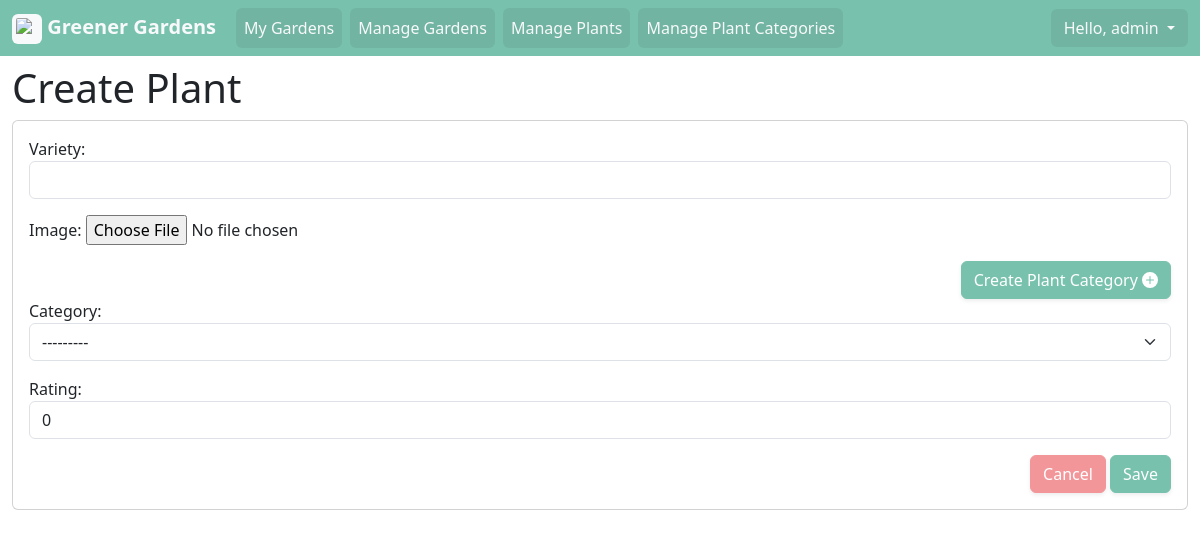
The page /users/admin/plants/1/ (signed in) on the database as committed earlier.
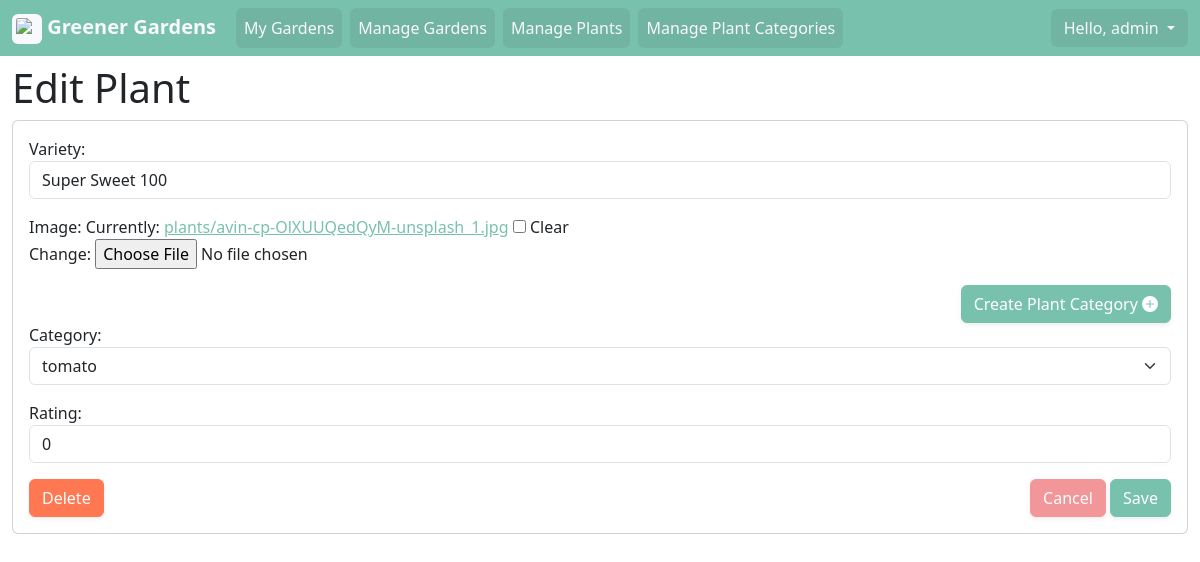
The same page on the database as committed later.
### gardens/models.py (models this page shows, shortened)
class Plant(models.Model):
    variety = models.CharField(max_length=64)
    user = models.ForeignKey(settings.AUTH_USER_MODEL, on_delete=models.CASCADE) # Store the users info
    image = models.ImageField(upload_to="plants/", blank=True, null=True) #Allow no image
    category = models.ForeignKey(Plant_Category, on_delete=models.DO_NOTHING, null=True, blank=True)
    rating = models.SmallIntegerField(default=0, blank=True)

### gardens/views.py (the view)
# urls.py: path('users/<str:username>/plants/<int:plant_id>/', plant_update_view, name='plant_update'), # Edit the plant
@login_required
def plant_update_view(request, username, plant_id, *args, **kwargs):
    form = PlantForm(request.POST or None)
    try:
        instance = Plant.objects.get(pk=plant_id)
    except Plant.DoesNotExist:
        instance = None
    current_user = request.user
    if(instance != None):
        if(instance.user.id != current_user.id):
            return redirect("home")
    if request.method == "POST":
        form = PlantForm(request.POST, request.FILES, instance=instance)
        if form.is_valid():
            form.cleaned_data['user'] = request.user # Set to the current logged in user
            form.save()
            return redirect("plant_list", username)
    else: # GET request
        form = PlantForm(instance=instance)
        form.initial['user'] = request.user.id # Set to the current logged in user
    user_plant_category_list = Plant_Category.objects.filter(user=request.user.id)
    form.fields['category'].queryset = user_plant_category_list
    site_title = None
    if plant_id == 0:
        site_title = "Create Garden"
    else:
        site_title = "Edit Garden"
    my_context = {
        "form": form,
        "plant": instance,
        "site_title": site_title
    }
    return render(request, "users/plant/plant_upsert.html", my_context) # return an html template

### gardens/forms.py
class PlantForm(forms.ModelForm):
    class Meta:
        model = Plant
        fields = "__all__"
        widgets =   {
            'variety': forms.TextInput(attrs={'class': 'form-control'}),
            'category': forms.Select(attrs={'class': 'form-select'}),
            'rating': forms.NumberInput(attrs={'class': 'form-control', 'min':0, 'max':5}),
            'seed': forms.NumberInput(attrs={'class': 'form-control', 'min':0, 'max':9223372036854775807}),
            'user': forms.HiddenInput(),
        }

### gardens/models.py (called while the page is built)
    def __str__(self) -> str:
        return self.name

### gardens/templates/users/plant/plant_upsert.html (shortened to what this page needs)
{% extends 'base.html' %}
{% block content %}
{% load static %}
{% if plant.id != None %}
<h1>Edit Plant</h1>
{% else %}
<h1>Create Plant</h1>
{% endif %}
<div class="card">
  <div class="card-body">
    <form method="post" id="user_post_edit_form" enctype="multipart/form-data">
      {% for field in form.visible_fields %}
      <p>
        {% if field.name == 'category' %}
      <div class="d-flex">
        <div class="ms-auto">
          <a href="{% url 'plant_category_create' request.user.username %}" class="btn btn-primary shadow-sm ms-auto">
            Create Plant Category
            <svg xmlns="http://www.w3.org/2000/svg" width="16" height="16" fill="currentColor" class="bi bi-plus-circle-fill d-inline-block mb-1" viewBox="0 0 16 16">
              <path d="M16 8A8 8 0 1 1 0 8a8 8 0 0 1 16 0M8.5 4.5a.5.5 0 0 0-1 0v3h-3a.5.5 0 0 0 0 1h3v3a.5.5 0 0 0 1 0v-3h3a.5.5 0 0 0 0-1h-3z" />
            </svg>
          </a>
        </div>
      </div>
      {% endif %}
      {{ field.label_tag }}
      {{ field }}
      </p>
      {% endfor %}
      <div class="d-flex">
        {% if plant.id != None %}
        <div class="">
          <button type="button" class="btn btn-danger shadow-sm" data-bs-toggle="modal" data-bs-target="#deleteModal">
            Delete
          </button>
        </div>
        {% endif %}
        <div class="ms-auto">
          <a href="{% url 'plant_list' request.user.username %}" class="btn btn-secondary shadow-sm">Cancel</a>
          {% if plant.id != None %}
          <input href="{% url 'plant_update' plant.user.username plant.id %}" type="submit" class="btn btn-primary shadow-sm" value="Save" />
          {% else %}
          <input href="{% url 'plant_create' request.user.username %}" type="submit" class="btn btn-primary shadow-sm" value="Save" />
          {% endif %}
        </div>
      </div>
    </form>
  </div>
</div>
{% endblock %}

### templates/navbar.html (shortened to what this page needs)
{% load static %}
<nav class="container-xxl navbar navbar-expand-sm">
  <div class="container-fluid">
    <a class="navbar-brand py-1 text-light fw-bold" href="{% url 'home' %}">
      <img src="{% static 'leaf.png' %}" alt="Logo" width="30" height="30" class="d-inline-block align-middle p-1 bg-light rounded">
      Greener Gardens
    </a>
    <div class="collapse navbar-collapse" id="navbarCollapsable">
      <ul class="navbar-nav navbar-left me-auto mb-2 mb-sm-0">
        {% if user.is_authenticated %}
        <li class="nav-item">
          <a class="nav-link text-light text-bg-dark bg-opacity-10 rounded mx-1" href="{% url 'home' %}">My Gardens</a>
        </li>
        <li class="nav-item">
          <a class="nav-link text-light text-bg-dark bg-opacity-10 rounded mx-1" href="{% url 'garden_list' request.user.username %}">Manage Gardens</a>
        </li>
        <li class="nav-item">
          <a class="nav-link text-light text-bg-dark bg-opacity-10 rounded mx-1" href="{% url 'plant_list' request.user.username %}">Manage Plants</a>
        </li>
        <li class="nav-item">
          <a class="nav-link text-light text-bg-dark bg-opacity-10 rounded mx-1" href="{% url 'plant_category_list' request.user.username %}">Manage Plant Categories</a>
        </li>
        {% endif %}
      </ul>
      <ul class="navbar-nav navbar-right ms-auto mb-2 mb-sm-0">
        {% if not user.is_authenticated %}
        <li class="nav-item">
          <a class="nav-link btn bd-btn-secondary text-light text-bg-dark bg-opacity-10 rounded" href="{% url 'users:login' %}">Login / Register</a>
        </li>
        {% else %}
        <li class="nav-item">
          <div class="btn-group">
            <button type="button" class="dropdown-toggle btn bd-btn-secondary text-light text-bg-dark bg-opacity-10 rounded" data-bs-toggle="dropdown" data-bs-target="#dropdown-profile" aria-expanded="false">
              Hello,
              {{ user.username }}
            </button>
          </div>
        </li>
        {% endif %}
      </ul>
    </div>
  </div>
</nav>

Rows that differ between the two databases and show on the page:
added Plant: visible_fields "Super Sweet 100" "tomato" "0", user+id "Save"
Other text that changed with them:
form field username: "Save" → (not shown)
text no longer shown: "Create Plant"
text now shown: "Edit Plant Delete"
new list line: "Currently: plants/avin-cp-OlXUUQedQyM-unsplash_1.jpg Clear Change: ☐"
list line gone: "0"
